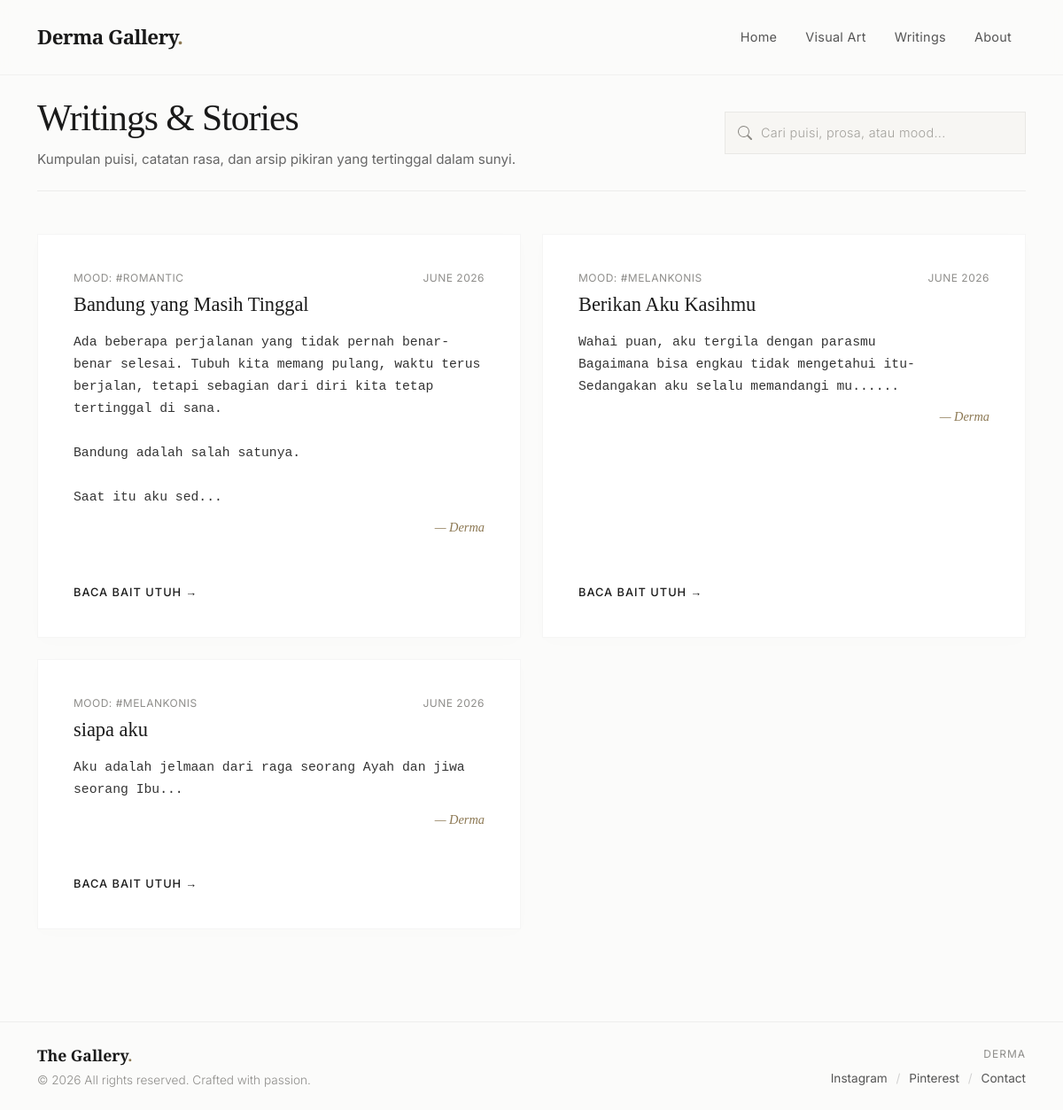
Screenshot of /web-dimanis/writing.php with the database file from the repository.
### tables this page shows
CREATE TABLE `writings` (
  `id` int(11) NOT NULL,
  `category_id` int(11) DEFAULT NULL,
  `title` varchar(100) NOT NULL,
  `content` longtext NOT NULL,
  `mood` varchar(100) DEFAULT NULL,
  `created_at` timestamp NOT NULL DEFAULT current_timestamp(),
  `layout_mode` enum('single','book') DEFAULT 'single',
  `image` varchar(255) DEFAULT NULL
);

### web-dimanis/writing.php (the view, shortened to what this page needs)
<?php
require_once 'config/database.php';
$search = isset($_GET['search']) ? trim($_GET['search']) : '';
if (!empty($search)) {
    $sql = "SELECT * FROM writings
            WHERE title LIKE :search
               OR content LIKE :search
               OR mood LIKE :search
            ORDER BY id DESC";
    $stmt = $pdo->prepare($sql);
    $stmt->execute(['search' => '%' . $search . '%']);
} else {
    $sql = "SELECT * FROM writings ORDER BY id DESC";
    $stmt = $pdo->query($sql);
}
$writings = $stmt->fetchAll();
include 'components/header.php';
?>
<div class="container py-4" style="margin-bottom: 80px;">
    <div class="row align-items-center mb-4 g-4">
        <div class="col-md-6">
            <h1 class="writing-title">Writings & Stories</h1>
            <p class="writing-subtitle">Kumpulan puisi, catatan rasa, dan arsip pikiran yang tertinggal dalam sunyi.</p>
        </div>
        <div class="col-md-6">
            <form action="" method="GET" class="d-flex justify-content-md-end align-items-center">
                <div style="width: 100%; max-width: 340px;">
                    <div class="search-wrapper-premium">
                        <input type="text" name="search" class="form-control search-box-gallery m-0" placeholder="Cari puisi, prosa, atau mood..." value="<?= htmlspecialchars($search); ?>" autocomplete="off">
                    </div>
                </div>
            </form>
        </div>
    </div>
    <hr class="mb-5 mt-2" style="border-color: rgba(0,0,0,0.06); opacity: 1;">
    <?php if(empty($writings)): ?>
        <div class="text-center py-5">
            <p class="text-muted small italic">
                <?= !empty($search) ? 'Tidak ada hasil sastra yang cocok dengan pencarian Anda.' : 'Belum ada baris puisi atau prosa yang ditulis.'; ?>
            </p>
        </div>
    <?php else: ?>
        <div class="row g-4">
            <?php foreach($writings as $write): ?>
                <div class="col-lg-6">
                    <div class="prose-card h-100 d-flex flex-column justify-content-between">
                        <div>
                            <div class="prose-meta mb-2 d-flex justify-content-between">
                                <span>Mood: #<?= htmlspecialchars($write['mood']); ?></span>
                                <span><?= date('F Y', strtotime($write['created_at'])); ?></span>
                            </div>
                            <h5 class="prose-title mb-3">
                                <?= htmlspecialchars($write['title']); ?>
                            </h5>
                            <p class="prose-snippet mb-2">
                                <?= nl2br(htmlspecialchars(substr($write['content'], 0, 220))); ?>...
                            </p>
                            <div class="text-end mb-4">
                                <span class="prose-author">&mdash; <?= htmlspecialchars($write['author'] ?? 'Derma'); ?></span>
                            </div>
                        </div>
                        <div>
                            <a href="writing-detail.php?id=<?= $write['id']; ?>" class="read-more-link">Baca Bait Utuh &rarr;</a>
                        </div>
                    </div>
                </div>
            <?php endforeach; ?>
        </div>
    <?php endif; ?>
</div>
<?php include 'components/footer.php'; ?>

### web-dimanis/components/header.php (style rules this page uses)
body { font-family: 'Inter', sans-serif; background-color: #FBFBFA; color: #1A1A1A; overflow-x: hidden; }

### web-dimanis/writing.php (style rules this page uses)
.writing-title { font-family: 'Playfair Display', serif; font-size: 2.6rem; font-weight: 500; color: #1A1A1A; margin-bottom: 10px; letter-spacing: -1px; }
.writing-subtitle { color: #666; font-size: 0.95rem; margin-bottom: 0; }
.search-wrapper-premium { position: relative; display: flex; align-items: center; background-color: #F7F6F3; border: 1px solid rgba(0, 0, 0, 0.06); padding: 6px 36px 6px 14px; transition: all 0.3s cubic-bezier(0.16, 1, 0.3, 1); width: 100%; }
.search-icon-svg { color: #8C8A85; margin-right: 10px; flex-shrink: 0; transition: color 0.3s ease; }
.search-box-gallery { background: transparent !important; border: none !important; box-shadow: none !important; color: #1A1A1A; padding: 6px 0; font-size: 0.9rem; letter-spacing: 0.3px; width: 100%; }
.search-box-gallery::placeholder { color: #A3A19C; font-weight: 300; }
.prose-card { background-color: #FFF; border: 1px solid rgba(0, 0, 0, 0.04); border-radius: 0; padding: 2.5rem; margin-bottom: 1.5rem; box-shadow: 0 4px 20px rgba(0,0,0,0.01); transition: all 0.3s ease; }
.prose-meta { font-size: 0.75rem; letter-spacing: 0.5px; color: #8E8D8A; text-transform: uppercase; }
.prose-title { font-family: 'Playfair Display', serif; font-size: 1.4rem; color: #1A1A1A; font-weight: 500; }
.prose-snippet { font-family: 'Courier New', Courier, monospace; color: #333333; font-size: 0.92rem; line-height: 1.7; font-weight: 500; }
.prose-author { font-family: 'Playfair Display', serif; font-style: italic; color: #8C7853; font-size: 0.9rem; }
.read-more-link { font-size: 0.8rem; text-transform: uppercase; letter-spacing: 1px; color: #1A1A1A; font-weight: 500; text-decoration: none; display: inline-block; position: relative; transition: color 0.3s ease; }
.read-more-link::after { content: ''; position: absolute; width: 100%; height: 1px; bottom: -2px; left: 0; background-color: #8C7853; transform: scaleX(0); transform-origin: bottom right; transition: transform 0.3s ease; }

### rows the page displays
writings: mood "ROMANTIC", created_at "JUNE 2026", title "Bandung yang Masih Tinggal", content "Ada beberapa perjalanan yang tidak pernah benar-benar selesai. Tubuh kita memang pulang, waktu terus berjalan, tetapi sebagian dari diri kita tetap tertinggal di sana. Bandung adalah salah satunya. Saat itu aku sed", author "Derma"
writings: mood "MELANKONIS", created_at "JUNE 2026", title "Berikan Aku Kasihmu", content "Wahai puan, aku tergila dengan parasmu Bagaimana bisa engkau tidak mengetahui itu- Sedangakan aku selalu memandangi mu...", author "Derma"
writings: mood "MELANKONIS", created_at "JUNE 2026", title "siapa aku", content "Aku adalah jelmaan dari raga seorang Ayah dan jiwa seorang Ibu", author "Derma"
